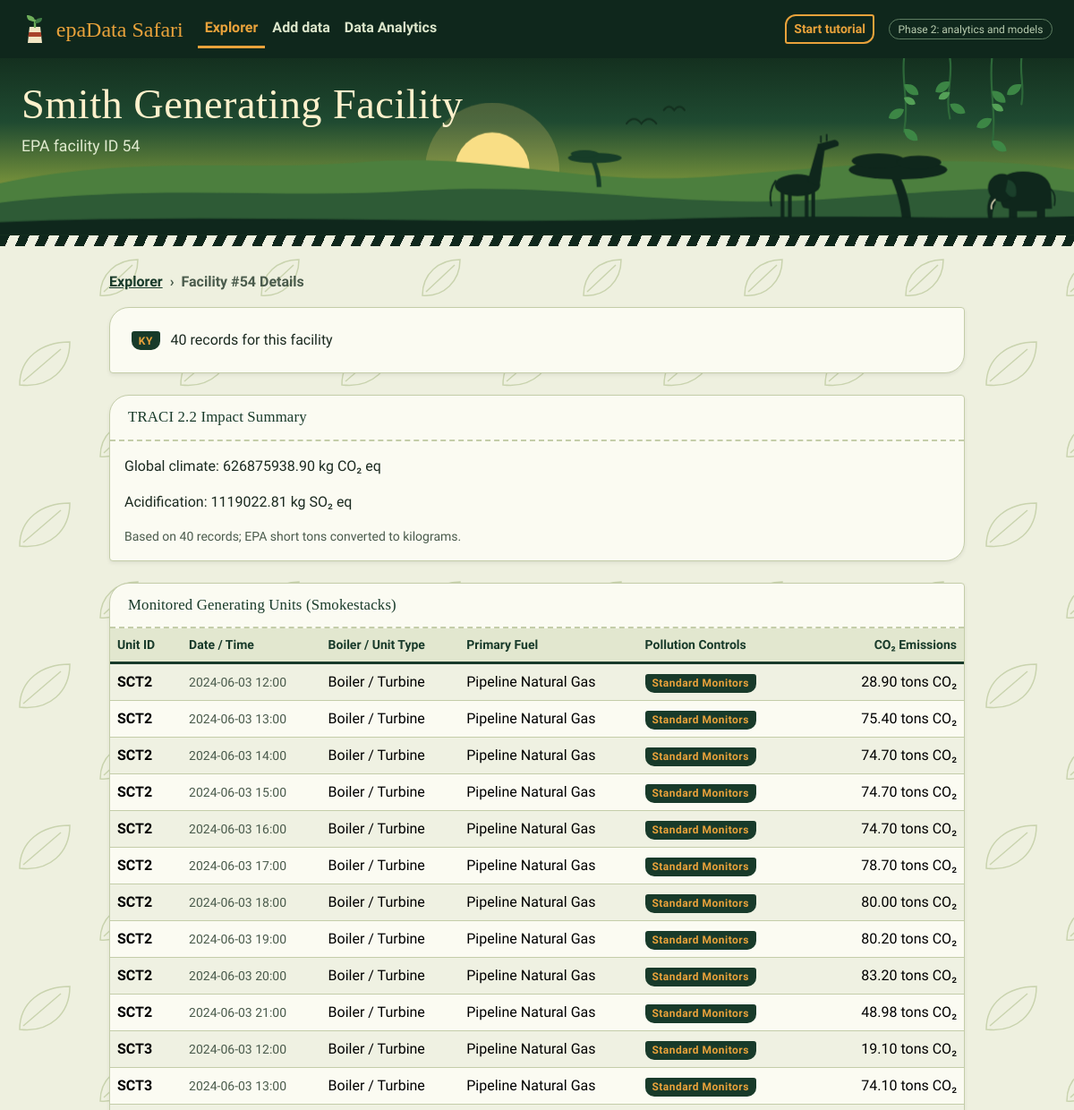
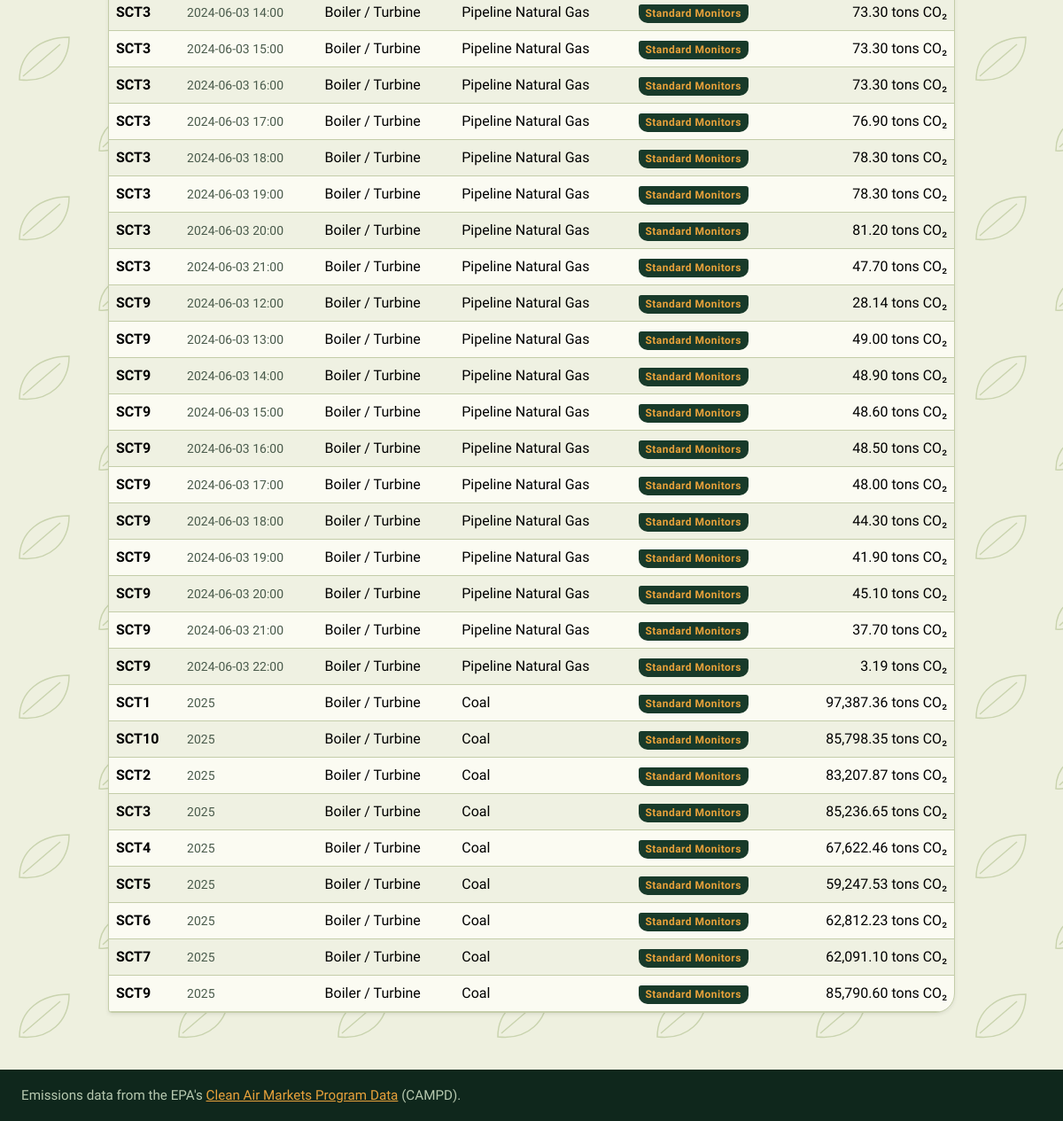
Screenshot of /facility/54 with the database file from the repository (2 pictures, top to bottom).
### models.py (models this page shows)
class FacilityRecord(db.Model):
    __tablename__ = 'facility_records'
    id = db.Column(db.Integer, primary_key=True)
    dataset_id = db.Column(db.Integer, db.ForeignKey('uploaded_datasets.id'), nullable=True)
    facility_id = db.Column(db.String(50), nullable=False)
    facility_name = db.Column(db.String(255))
    state = db.Column(db.String(10))
    unit_id = db.Column(db.String(50))
    primary_fuel = db.Column(db.String(100))
    co2_mass = db.Column(db.Float, nullable=True)
    so2_mass = db.Column(db.Float, nullable=True)
    nox_mass = db.Column(db.Float, nullable=True)
    heat_input = db.Column(db.Float, nullable=True)
    record_date = db.Column(db.String(20))
    record_hour = db.Column(db.Integer, nullable=True)
    gross_load = db.Column(db.Float, nullable=True)
    data_flags = db.Column(db.String(255), nullable=True)

### app.py (the view)
@app.route("/facility/<facility_id>")
def detail(facility_id):
    records = FacilityRecord.query.filter_by(facility_id=facility_id).all()
    impact_summary = calculate_impacts(records, db.engine)
    mock_units = []
    fac_name = "Facility View"
    fac_state = ""
    if records:
        fac_name = records[0].facility_name
        fac_state = records[0].state
        for r in records:
            date_str = r.record_date or "N/A"
            hour_str = f" {r.record_hour:02d}:00" if r.record_hour is not None else ""
            mock_units.append({
                "id": r.unit_id or "General",
                "date_time": f"{date_str}{hour_str}",
                "type": "Boiler / Turbine",
                "fuel": r.primary_fuel or "N/A",
                "control": "Standard Monitors",
                "hours": f"{r.co2_mass:,.2f} tons CO₂" if r.co2_mass is not None else "CO₂ not reported"
            })
    return render_template("detail.html", facility_id=facility_id, facility_name=fac_name, state=fac_state, units=mock_units, impact_summary=impact_summary)

### app.py (called while the page is built)
@app.context_processor
def inject_helpers():
    def url_with(**overrides):
        args = {k: v for k, v in request.args.items() if v != ""}
        for key, value in overrides.items():
            if value is None:
                args.pop(key, None)
            else:
                args[key] = value
        return url_for("index", **cast(Any, args))
    return {"us_states": US_STATES, "url_with": url_with}

### templates/detail.html (shortened to what this page needs)
{% extends "base.html" %}
{% set active = 'home' %}
{% set hero_size = 'compact' %}
{% set hero_title = facility_name %}
{% set hero_sub = 'EPA facility ID ' ~ facility_id %}
{% block content %}
<div class="row justify-content-center">
    <div class="col-lg-10">
        <nav aria-label="breadcrumb" class="mb-3">
            <ol class="breadcrumb">
                <li class="breadcrumb-item"><a href="/">Explorer</a></li>
                <li class="breadcrumb-item active" aria-current="page">Facility #{{ facility_id }} Details</li>
            </ol>
        </nav>
                <div class="card shadow-sm border mb-4"
             data-bs-toggle="tooltip" title="High-level metadata for this specific facility."
             data-intro="Step 1: Facility Overview. This displays the plant's high-level metadata, such as coordinates, active status, and EPA ID." data-step="1">
            <div class="card-body p-4">
                <div class="d-flex justify-content-between align-items-start">
                    <div>
                        <p class="mb-0">
                            {% if state %}<span class="badge bg-secondary me-2">{{ state }}</span>{% endif %}
                            {{ units|length }} record{{ '' if units|length == 1 else 's' }} for this facility
                        </p>
                    </div>
                </div>
            </div>
        </div>
        <div class="card shadow-sm border mb-4"
             data-intro="Step 3: TRACI impact. Short tons are converted to kilograms (1 short ton = 907.18474 kg) and multiplied by the TRACI characterization factors. Missing factors show up as warnings, not zeros."
             data-step="3">
            <div class="card-header"><h5 class="card-title mb-0">TRACI 2.2 Impact Summary</h5></div>
            <div class="card-body">
                <p>Global climate: {{ '%.2f'|format(impact_summary.impacts.global_climate_kg_co2_eq) }} kg CO₂ eq</p>
                <p>Acidification: {{ '%.2f'|format(impact_summary.impacts.acidification_kg_so2_eq) }} kg SO₂ eq</p>
                <p class="small text-muted mb-0">Based on {{ impact_summary.record_count }} records; EPA short tons converted to kilograms.</p>
            </div>
        </div>
        <div class="card shadow-sm border"
             data-bs-toggle="tooltip" title="A breakdown of every individual boiler and smokestack at this plant."
             data-intro="Step 2: Unit Breakdown. This table isolates individual smokestacks, detailing exact fuel types and pollution control devices used on site." data-step="2">
            <div class="card-header">
                <h5 class="card-title mb-0">Monitored Generating Units (Smokestacks)</h5>
            </div>
            <div class="table-responsive">
                <table class="table table-hover table-striped mb-0 align-middle">
                    <thead class="table-light">
                        <tr>
                            <th scope="col" class="small text-uppercase">Unit ID</th>
                            <th scope="col" class="small text-uppercase">Date / Time</th>
                            <th scope="col" class="small text-uppercase">Boiler / Unit Type</th>
                            <th scope="col" class="small text-uppercase">Primary Fuel</th>
                            <th scope="col" class="small text-uppercase">Pollution Controls</th>
                            <th scope="col" class="small text-uppercase text-end">CO₂ Emissions</th>
                        </tr>
                    </thead>
                    <tbody>
                        {% for unit in units %}
                        <tr>
                            <td class="mono-num fw-bold">{{ unit.id }}</td>
                            <td class="mono-num small text-muted">{{ unit.date_time }}</td>
                            <td>{{ unit.type }}</td>
                            <td>{{ unit.fuel }}</td>
                            <td><span class="badge bg-secondary">{{ unit.control }}</span></td>
                            <td class="text-end mono-num">{{ unit.hours }}</td>
                        </tr>
                        {% else %}
                        <tr><td colspan="6" class="text-center text-muted py-4">No records found for this facility.</td></tr>
                        {% endfor %}
                    </tbody>
                </table>
            </div>
        </div>
    </div>
</div>
{% endblock %}

### templates/base.html (shortened to what this page needs)
<!DOCTYPE html>
<html lang="en">
<head>
    <link href="https://cdn.jsdelivr.net/npm/bootstrap@5.3.3/dist/css/bootstrap.min.css" rel="stylesheet">
    <link href="https://cdnjs.cloudflare.com/ajax/libs/intro.js/7.2.0/introjs.min.css" rel="stylesheet">
</head>
<body>
    <nav class="navbar navbar-expand-lg navbar-dark navbar-custom">
        <div class="container-fluid px-4">
            <a class="navbar-brand" href="/">
                epaData Safari
            </a>
            <div class="collapse navbar-collapse" id="navMenu">
                <ul class="navbar-nav me-auto mb-2 mb-lg-0">
                    <li class="nav-item"
                        data-bs-toggle="tooltip" title="View the main search dashboard."
                        data-intro="Navigation: Click here to return to the main Data Explorer." data-step="98">
                        <a class="nav-link {{ 'active' if active == 'home' }}" href="/">Explorer</a>
                    </li>
                    <li class="nav-item"
                        data-bs-toggle="tooltip" title="Import new EPA files."
                        data-intro="Navigation: Click here to upload new CSV/Excel datasets to the SQLite database." data-step="99">
                        <a class="nav-link {{ 'active' if active == 'upload' }}" href="/upload">Add data</a>
                    </li>
                    <li class="nav-item"
                        data-bs-toggle="tooltip" title="Statistics, charts, and model results."
                        data-intro="Navigation: Data Analytics opens the dashboard with summary statistics, emissions charts, TRACI impacts, and the CO₂ model comparison." data-step="100">
                        <a class="nav-link {{ 'active' if active == 'dashboard' }}" href="/dashboard">Data Analytics</a>
                    </li>
                </ul>
                <button class="btn btn-tour btn-sm me-3" type="button" onclick="introJs().setOption('exitOnOverlayClick', false).start()">
                    Start tutorial
                </button>
                <span class="badge phase-badge">Phase 2: analytics and models</span>
            </div>
        </div>
    </nav>
    <header class="hero hero--{{ hero_size|default('compact') }}">
        <div class="container-fluid px-4 hero-copy">
            <h1>{{ hero_title|default('epaData') }}</h1>
            {% if hero_sub %}<p>{{ hero_sub }}</p>{% endif %}
        </div>
    </header>
    <div class="zebra" role="presentation"></div>
    <div class="container-fluid px-4 pb-5">
        {% block content %}
        {% endblock %}
    </div>
    <footer class="site-footer">
        <div class="container-fluid px-4">
            Emissions data from the EPA's <a href="https://campd.epa.gov" target="_blank" rel="noopener">Clean Air Markets Program Data</a> (CAMPD).
        </div>
    </footer>
</body>
</html>

### templates/base.html (style rules this page uses)
:root { --canopy: #183A2A; --canopy-deep: #0F271C; --fern: #3F7A44; --mango: #E9A23B; --mango-deep: #8A5200; --clay: #A8432B; --paper: #EEF0DF; --paper-2: #E2E7CF; --card: #FBFBF2; --ink: #1B2A20; --ink-soft: #4A5B4C; --line: #C4CDA9; --font-display: "Alfa Slab One", Rockwell, "Roboto Slab", Georgia, serif; --font-body: "Atkinson Hyperlegible", system-ui, -apple-system, "Segoe UI", sans-serif; --leaf: 22px 4px 22px 4px; --leaf-sm: 12px 3px 12px 3px; --bs-body-bg: var(--paper); --bs-body-color: var(--ink); --bs-body-font-family: var(--font-body); --bs-secondary-color: var(--ink-soft); --bs-border-color: var(--line); --bs-link-color: var(--canopy); --bs-link-hover-color: var(--fern); --bs-link-color-rgb: 24, 58, 42; --bs-link-hover-color-rgb: 63, 122, 68; }
body { font-family: var(--font-body); color: var(--ink); background-color: var(--paper); }
h1, h2, h3, h4, h5, h6, .h1, .h2, .h3, .h4, .h5, .h6 { font-family: var(--font-display); font-weight: 400; letter-spacing: 0.01em; color: var(--canopy); }
.mono-num { font-variant-numeric: tabular-nums; }
.text-uppercase { text-transform: none !important; }
.navbar-custom { background: var(--canopy-deep); padding-block: .6rem; }
.navbar-custom .navbar-brand { font-family: var(--font-display); font-weight: 400; font-size: 1.5rem; color: var(--mango); display: flex; align-items: center; gap: .55rem; }
.navbar-custom .navbar-brand svg { flex: none; }
.navbar-custom .nav-link { color: #DCE6CB; font-weight: 700; padding: .5rem .9rem; border-bottom: 3px solid transparent; border-radius: 0; }
.navbar-custom .nav-link.active { color: var(--mango); border-bottom-color: var(--mango); }
.btn-tour { background: transparent; color: var(--mango); border: 2px solid var(--mango); border-radius: var(--leaf-sm); font-weight: 700; }
.phase-badge { border: 1px solid #5F7F63; color: #B9CDB0; background: transparent; border-radius: 999px; font-weight: 400; padding: .4em .8em; }
.hero { position: relative; overflow: hidden; background: linear-gradient(180deg, #14301F 0%, #1F4A31 36%, #6E8B3A 68%, #E9A23B 100%); color: #FFF1CC; }
.hero-copy { position: relative; z-index: 2; }
.hero h1 { color: #FFF1CC; font-size: clamp(1.9rem, 4.2vw, 2.9rem); line-height: 1.1; margin: 0 0 .5rem; max-width: 22ch; }
.hero p { color: #E1EBD0; font-size: 1.1rem; margin: 0; max-width: 52ch; }
.hero--compact .hero-copy { padding: 1.6rem 0 5.4rem; }
.hero-land { position: absolute; left: 0; bottom: 0; width: 100%; z-index: 1; display: block; }
.hero--compact .hero-land { height: 150px; }
.hero-vines { position: absolute; top: 0; right: 4%; height: 150px; z-index: 1; opacity: .95; }
.hero--compact .hero-vines { height: 110px; }
.zebra { height: 12px; background: repeating-linear-gradient(115deg, var(--canopy-deep) 0 10px, var(--paper) 10px 20px); margin-bottom: 1.75rem; }
.card { background: var(--card); border: 2px solid var(--canopy); border-radius: var(--leaf); box-shadow: 5px 6px 0 rgba(15, 39, 28, .16); overflow: hidden; }
.card-header, .card-header.bg-white { background: transparent !important; border-bottom: 2px dashed var(--line); padding: .9rem 1.25rem; }
.card-title { font-family: var(--font-display); font-weight: 400; font-size: 1.05rem; color: var(--canopy); }
.btn { border-radius: var(--leaf-sm); font-weight: 700; }
.table { --bs-table-bg: transparent; --bs-table-striped-bg: rgba(196, 205, 169, .22); --bs-table-hover-bg: rgba(233, 162, 59, .18); --bs-table-border-color: var(--line); color: var(--ink); }
.table thead th, .table-light { --bs-table-bg: var(--paper-2); background: var(--paper-2); color: var(--canopy); font-weight: 700; border-bottom: 3px solid var(--canopy); white-space: nowrap; }
.badge.bg-secondary { background: var(--canopy) !important; color: var(--mango); border-radius: 3px 3px 10px 10px; font-weight: 700; letter-spacing: .04em; padding: .4em .65em; }
.breadcrumb { --bs-breadcrumb-divider: "›"; font-weight: 700; }
.breadcrumb-item.active { color: var(--ink-soft); }
.site-footer { background: var(--canopy-deep); color: #B7C9B0; font-size: .95rem; padding: 1.1rem 0; margin-top: 1rem; }
.site-footer a { color: var(--mango); }

### rows the page displays
FacilityRecord: facility_name "Smith Generating Facility", state "KY", id "SCT2", date_time "2024-06-03 12:00", type "Boiler / Turbine", fuel "Pipeline Natural Gas", control "Standard Monitors", hours "28.90 tons CO₂"
FacilityRecord: id "SCT2", date_time "2024-06-03 13:00", type "Boiler / Turbine", fuel "Pipeline Natural Gas", control "Standard Monitors", hours "75.40 tons CO₂"
FacilityRecord: id "SCT2", date_time "2024-06-03 14:00", type "Boiler / Turbine", fuel "Pipeline Natural Gas", control "Standard Monitors", hours "74.70 tons CO₂"
FacilityRecord: id "SCT2", date_time "2024-06-03 15:00", type "Boiler / Turbine", fuel "Pipeline Natural Gas", control "Standard Monitors", hours "74.70 tons CO₂"
FacilityRecord: id "SCT2", date_time "2024-06-03 16:00", type "Boiler / Turbine", fuel "Pipeline Natural Gas", control "Standard Monitors", hours "74.70 tons CO₂"
FacilityRecord: id "SCT2", date_time "2024-06-03 17:00", type "Boiler / Turbine", fuel "Pipeline Natural Gas", control "Standard Monitors", hours "78.70 tons CO₂"
FacilityRecord: id "SCT2", date_time "2024-06-03 18:00", type "Boiler / Turbine", fuel "Pipeline Natural Gas", control "Standard Monitors", hours "80.00 tons CO₂"
FacilityRecord: id "SCT2", date_time "2024-06-03 19:00", type "Boiler / Turbine", fuel "Pipeline Natural Gas", control "Standard Monitors", hours "80.20 tons CO₂"
FacilityRecord: id "SCT2", date_time "2024-06-03 20:00", type "Boiler / Turbine", fuel "Pipeline Natural Gas", control "Standard Monitors", hours "83.20 tons CO₂"
FacilityRecord: id "SCT2", date_time "2024-06-03 21:00", type "Boiler / Turbine", fuel "Pipeline Natural Gas", control "Standard Monitors", hours "48.98 tons CO₂"
FacilityRecord: id "SCT3", date_time "2024-06-03 12:00", type "Boiler / Turbine", fuel "Pipeline Natural Gas", control "Standard Monitors", hours "19.10 tons CO₂"
FacilityRecord: id "SCT3", date_time "2024-06-03 13:00", type "Boiler / Turbine", fuel "Pipeline Natural Gas", control "Standard Monitors", hours "74.10 tons CO₂"
FacilityRecord: id "SCT3", date_time "2024-06-03 14:00", type "Boiler / Turbine", fuel "Pipeline Natural Gas", control "Standard Monitors", hours "73.30 tons CO₂"
FacilityRecord: id "SCT3", date_time "2024-06-03 15:00", type "Boiler / Turbine", fuel "Pipeline Natural Gas", control "Standard Monitors", hours "73.30 tons CO₂"
FacilityRecord: id "SCT3", date_time "2024-06-03 16:00", type "Boiler / Turbine", fuel "Pipeline Natural Gas", control "Standard Monitors", hours "73.30 tons CO₂"
FacilityRecord: id "SCT3", date_time "2024-06-03 17:00", type "Boiler / Turbine", fuel "Pipeline Natural Gas", control "Standard Monitors", hours "76.90 tons CO₂"
FacilityRecord: id "SCT3", date_time "2024-06-03 18:00", type "Boiler / Turbine", fuel "Pipeline Natural Gas", control "Standard Monitors", hours "78.30 tons CO₂"
FacilityRecord: id "SCT3", date_time "2024-06-03 19:00", type "Boiler / Turbine", fuel "Pipeline Natural Gas", control "Standard Monitors", hours "78.30 tons CO₂"
FacilityRecord: id "SCT3", date_time "2024-06-03 20:00", type "Boiler / Turbine", fuel "Pipeline Natural Gas", control "Standard Monitors", hours "81.20 tons CO₂"
FacilityRecord: id "SCT3", date_time "2024-06-03 21:00", type "Boiler / Turbine", fuel "Pipeline Natural Gas", control "Standard Monitors", hours "47.70 tons CO₂"
FacilityRecord: id "SCT9", date_time "2024-06-03 12:00", type "Boiler / Turbine", fuel "Pipeline Natural Gas", control "Standard Monitors", hours "28.14 tons CO₂"
FacilityRecord: id "SCT9", date_time "2024-06-03 13:00", type "Boiler / Turbine", fuel "Pipeline Natural Gas", control "Standard Monitors", hours "49.00 tons CO₂"
FacilityRecord: id "SCT9", date_time "2024-06-03 14:00", type "Boiler / Turbine", fuel "Pipeline Natural Gas", control "Standard Monitors", hours "48.90 tons CO₂"
FacilityRecord: id "SCT9", date_time "2024-06-03 15:00", type "Boiler / Turbine", fuel "Pipeline Natural Gas", control "Standard Monitors", hours "48.60 tons CO₂"
FacilityRecord: id "SCT9", date_time "2024-06-03 16:00", type "Boiler / Turbine", fuel "Pipeline Natural Gas", control "Standard Monitors", hours "48.50 tons CO₂"
FacilityRecord: id "SCT9", date_time "2024-06-03 17:00", type "Boiler / Turbine", fuel "Pipeline Natural Gas", control "Standard Monitors", hours "48.00 tons CO₂"
FacilityRecord: id "SCT9", date_time "2024-06-03 18:00", type "Boiler / Turbine", fuel "Pipeline Natural Gas", control "Standard Monitors", hours "44.30 tons CO₂"
FacilityRecord: id "SCT9", date_time "2024-06-03 19:00", type "Boiler / Turbine", fuel "Pipeline Natural Gas", control "Standard Monitors", hours "41.90 tons CO₂"
FacilityRecord: id "SCT9", date_time "2024-06-03 20:00", type "Boiler / Turbine", fuel "Pipeline Natural Gas", control "Standard Monitors", hours "45.10 tons CO₂"
FacilityRecord: id "SCT9", date_time "2024-06-03 21:00", type "Boiler / Turbine", fuel "Pipeline Natural Gas", control "Standard Monitors", hours "37.70 tons CO₂"
FacilityRecord: id "SCT9", date_time "2024-06-03 22:00", type "Boiler / Turbine", fuel "Pipeline Natural Gas", control "Standard Monitors", hours "3.19 tons CO₂"
FacilityRecord: id "SCT1", date_time "2025", type "Boiler / Turbine", fuel "Coal", control "Standard Monitors", hours "97,387.36 tons CO₂"
FacilityRecord: id "SCT10", date_time "2025", type "Boiler / Turbine", fuel "Coal", control "Standard Monitors", hours "85,798.35 tons CO₂"
FacilityRecord: id "SCT2", date_time "2025", type "Boiler / Turbine", fuel "Coal", control "Standard Monitors", hours "83,207.87 tons CO₂"
FacilityRecord: id "SCT3", date_time "2025", type "Boiler / Turbine", fuel "Coal", control "Standard Monitors", hours "85,236.65 tons CO₂"
FacilityRecord: id "SCT4", date_time "2025", type "Boiler / Turbine", fuel "Coal", control "Standard Monitors", hours "67,622.46 tons CO₂"
FacilityRecord: id "SCT5", date_time "2025", type "Boiler / Turbine", fuel "Coal", control "Standard Monitors", hours "59,247.53 tons CO₂"
FacilityRecord: id "SCT6", date_time "2025", type "Boiler / Turbine", fuel "Coal", control "Standard Monitors", hours "62,812.23 tons CO₂"
FacilityRecord: id "SCT7", date_time "2025", type "Boiler / Turbine", fuel "Coal", control "Standard Monitors", hours "62,091.10 tons CO₂"
FacilityRecord: id "SCT9", date_time "2025", type "Boiler / Turbine", fuel "Coal", control "Standard Monitors", hours "85,790.60 tons CO₂"

### other values shown
{{ hero_sub }} "EPA facility ID 54"
{{ facility_id }} "54"
{{ units|length }} "40"
{{ '' if units|length == 1 else 's' }} "s"
{{ '%.2f'|format(impact_summary.impacts.global_climate_kg_co2_eq) }} "626875938.90"
{{ '%.2f'|format(impact_summary.impacts.acidification_kg_so2_eq) }} "1119022.81"
{{ impact_summary.record_count }} "40"
